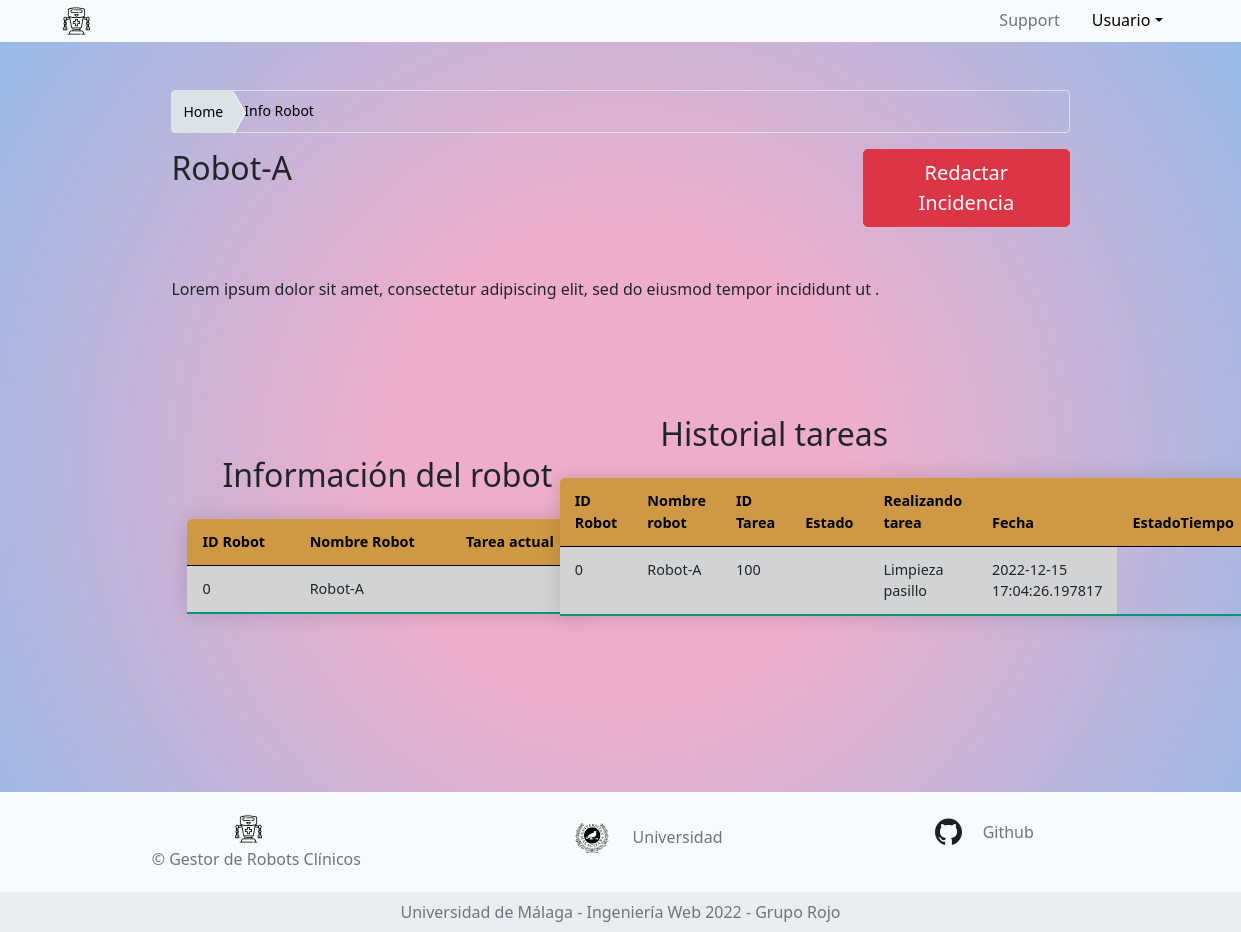
The page /asignarTareas/0 on the database as committed earlier.
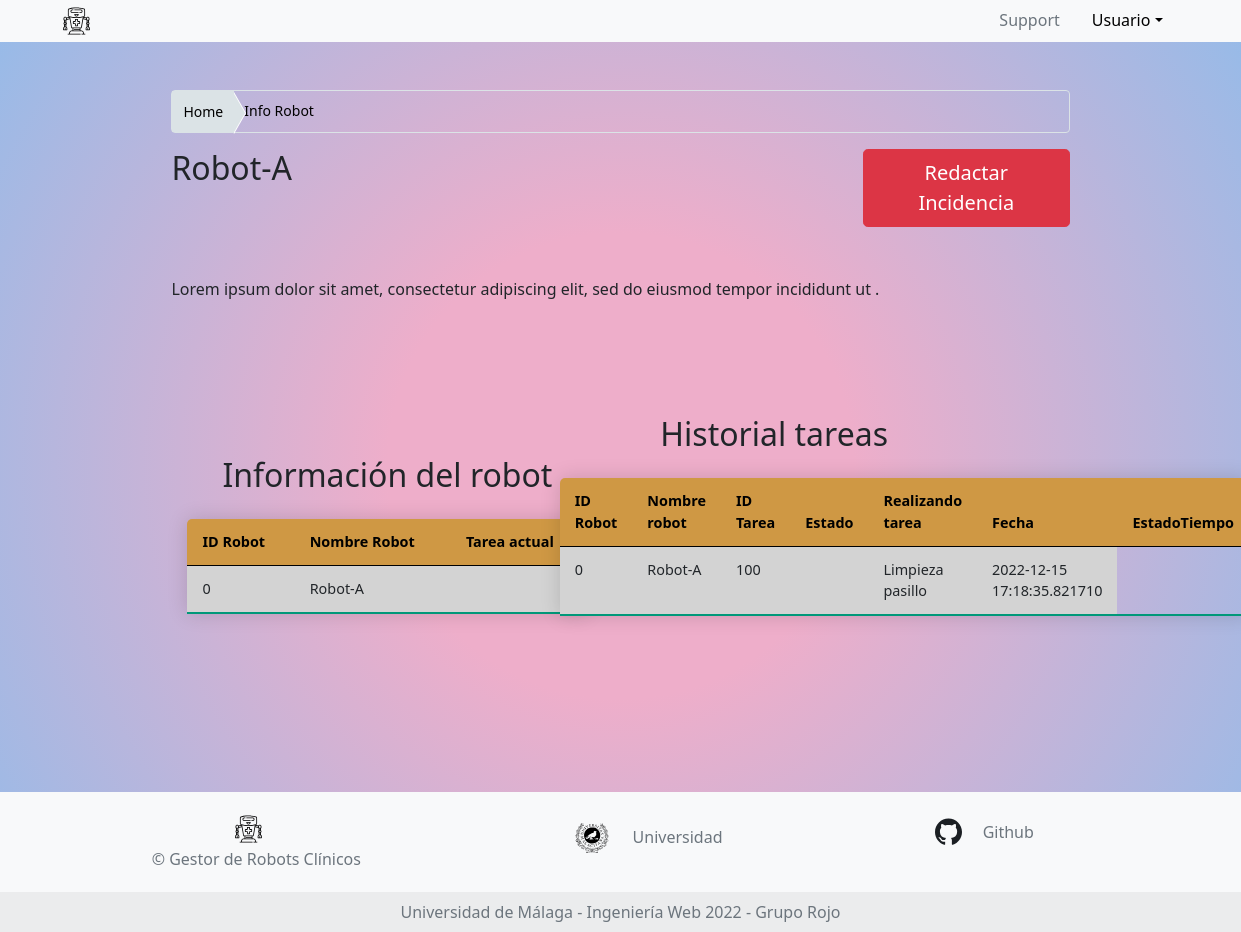
The same page on the database as committed later.
### app.py (models this page shows, shortened)
class Robots(db.Model):
    __tablename__ = 'Robots'
    id = db.Column(db.String(150), nullable=False, primary_key= True)
    name = db.Column(db.String(150), nullable=False)
    id_Tareas = db.Column(db.String(100), db.ForeignKey(Tareas.id))
    date = db.Column(db.DateTime, default=datetime.utcnow)
    estado = db.Column(db.String(150), nullable=True)

class Tabla_Medico(db.Model):
    __tablename__ = 'Tabla medico'
    id_robot = db.Column(db.String(150),db.ForeignKey(Robots.id))
    name_robot = db.Column(db.String(150),nullable=False, primary_key= True )
    id_Tareas = db.Column(db.String(100), db.ForeignKey(Tareas.id))
    estado = db.Column(db.String(150),nullable=False )
    tipoTarea = db.Column(db.String(150), nullable=False)
    date = db.Column(db.DateTime, default=datetime.utcnow)
    estado = db.Column(db.String(150), nullable=True)

### app.py (the view)
@app.route("/asignarTareas/<id>")
def asignar_tarea_robot(id):
    robot = db.session.query(Robots).get(id)
    acciones = db.session.query(Tabla_Medico).filter_by(name_robot=robot.name)
    return render_template('template_asignar_tarea.jinja', robot= robot, acciones = acciones)

### templates/template_asignar_tarea.jinja (shortened to what this page needs)
{% extends 'base.jinja' %}
{% block content %}
<body class="bg">
    <div class="main-container row p-5 mx-0 justify-content-center align-items-center align-self-center">
        <div class="row col-md-10 px-3">
            <nav aria-label="breadcrumb">
                <ol class="breadcrumb breadcrumb-custom">
                    <li class="breadcrumb-item"><a href="/doctor" data-abc="true">Home</a></li>
                    <li class="breadcrumb-item active" aria-current="page"><span>Info Robot</span></li>
                </ol>
            </nav>
        </div>
        <div class="row col-md-10 px-3">
            <div class="col-sm-9">
                <legend>
                    <h2>{{robot.name}}</h2>
                </legend>
            </div>
            <div class="col-sm-3"><button type="button" onclick="location.href='/doctor/formularioIncidencia'"
                    class="btn btn-danger btn-lg">Redactar Incidencia</button></div>
            <p class="padd">
                Lorem ipsum dolor sit amet, consectetur adipiscing elit, sed do eiusmod tempor incididunt ut
                .
            </p>
        </div>
        <div class="row col-md-10 px-3">
            <fieldset class="col-md-5 d-flex justify-content-left align-items-center">
                <form class="row px-3" method="POST" action="/upload" enctype="multipart/form-data">
                    <div>
                        <table class="table table-hover table-sortable">
                            <h2 class="text-center">Información del robot</h2>
                            <thead>
                                <tr>
                                    <th scope="col"> ID Robot </th>
                                    <th scope="col"> Nombre Robot </th>
                                    <th scope="col"> Tarea actual </th>
                                </tr>
                            </thead>
                            <tbody>
                                <tr>
                                    <td>{{robot.id}}</td>
                                    <td>{{robot.name}}</td>
                                    <td>{{robot.tipoTarea}}</td>
                                </tr>
                            </tbody>
                        </table>
                    </div>
                </form>
            </fieldset>
            <fieldset class="text-black col-md-6 px-3 bot">
                <form method="GET" class="mt-5 row">
                    <div>
                        <table class="table table-hover table-sortable">
                            <h2 class="text-center">Historial tareas</h2>
                            <thead>
                                <tr>
                                    <th scope="col">ID Robot</th>
                                    <th scope="col">Nombre robot</th>
                                    <th scope="col">ID Tarea</th>
                                    <th scope="col">Estado</th>
                                    <th scope="col">Realizando tarea</th>
                                    <th scope="col">Fecha</th>
                                    <th scope="col">EstadoTiempo</th>
                                </tr>
                            </thead>
                            <tbody>
                                {% for tablas in acciones %}
                                <tr>
                                    <td>{{tablas.id_robot}}</td>
                                    <td>{{tablas.name_robot}}</td>
                                    <td>{{tablas.id_Tareas}}</td>
                                    <td>{{tablas.realizando_tarea}}</td>
                                    <td>{{tablas.tipoTarea}}</td>
                                    <td>{{tablas.date}}</td>
                                </tr>
                                {% endfor %}
                            </tbody>
                        </table>
                    </div>
                </form>
            </fieldset>
        </div>
    </div>
    {% endblock %}

### templates/base.jinja (shortened to what this page needs)
<!doctype html>
<html>
    <head>
        <link href="https://cdn.jsdelivr.net/npm/bootstrap@5.0.2/dist/css/bootstrap.min.css" rel="stylesheet"
 />
        <link rel="stylesheet" type="text/css" href="../static/css/style.css" />
    </head>
<body class="bg">
    <header>
        <nav class="nav nav-pills bg-light">
            <div class="container">
                <div class="row justify-content-start">
                    <div class="col">
                        <ul class="nav justify-content-right">
                            <li><a class="navbar-brand"><img src="../static/images/robot_icon.svg" alt="Bootstrap" width="27"
                                        height="42"></a></li>
                        </ul>
                    </div>
                    <div class="col">
                        <ul class="nav justify-content-end">
                            <li><a href="#" class="nav-link disabled" tabindex="-1" aria-disabled="true">Support</a>
                            </li>
                            <li class="nav-item dropdown">
                                <a class="nav-link dropdown-toggle my_black" data-bs-toggle="dropdown" href="#" role="button"
                                    aria-expanded="false">Usuario</a>
                            </li>
                        </ul>
                    </div>
                </div>
            </div>
        </nav>
        {% block content %} {% endblock %}
    </header>
    <footer class="text-center text-lg-start bg-light text-muted fixed">
        <section class="" style="height: 100px">
            <div class="container text-center text-md-start mt-0.1 align-items-center" style="height: 100%">
                <div class="row mt-3 align-items-center" style="height: 100%">
                    <div class="col-md-3 col-lg-4 col-xl-3 mx-auto mb-4 align-items-center" style="height: 100%">
                        <div class="text-center p-3"><a class="navbar-brand" href="#"><img src="../static/images/robot_icon.svg"
                                    alt="Bootstrap" width="27" height="42"></a>
                            <h6 class="display-9">© Gestor de Robots Clínicos</h6>
                        </div>
                    </div>
                    <div class="col-md-2 col-lg-2 col-xl-2 mx-auto mb-4 align-items-center" style="height: 100%">
                        <div class="text-center p-3 align-items-center" style="height: 100%; width: 220px"><a class="navbar-brand" href="https://www.uma.es/"><img src="../static/images/UMA.svg" alt="Bootstrap"
                                    width="40" height="60"></a> Universidad
                        </div>
                    </div>
                    <div class="col-md-4 col-lg-3 col-xl-3 mx-auto mb-4 align-items-center" style="height: 100%">
                        <p class="text-center p-4 align-items-center">
                            <a class="navbar-brand" href="https://github.com/jesusaldanamartin/web_engineering">
                            <img src="../static/images/GitHub-Mark.svg" alt="Bootstrap" width="27"
                            height="30"></a> Github
                        </p>
                    </div>
                </div>
            </div>
        </section>
        <div class="text-center p-2" style="background-color: rgba(0, 0, 0, 0.05); height: 40px">
            Universidad de Málaga - Ingeniería Web 2022 - Grupo Rojo
        </div>
    </footer>
</body>
</html>

### static/css/style.css (style rules this page uses)
.btn { max-width: 100%; }
.bg { background: rgb(238,174,202); background: radial-gradient(circle, rgba(238,174,202,1) 30%, rgba(148,187,233,1) 100%); }
.my_black { color: rgb(0, 0, 0); }
.padd { padding-bottom: 50px; padding-top: 50px; }
.table { border-color: white; border-radius: 5px 5px 0 0; overflow: hidden; border-collapse: collapse; margin: 25px 0; font-size: 0.9em; min-width: 400px; box-shadow: 0 0 20px rgba(0, 0, 0, 0.15); }
.table thead tr { background-color: #cf9844; color: #000000; text-align: left; font-weight: bold; }
.table th, .table td { padding: 12px 15px; }
.table tbody tr { border-bottom: 1px solid #dddddd; }
.table tbody tr:nth-last-of-type(odd) { background-color: #d3d3d3; }
.table tbody tr:last-of-type { border-bottom: 2px solid #009879; }
.table-sortable th { cursor: pointer; }
.bot { padding-bottom: 2.3cm; }
.breadcrumb.breadcrumb-custom { padding: 0 0; border-color: #dbe3e6; }
.breadcrumb { border: 1px solid #f3f3f3; }
.breadcrumb { display: flex; flex-wrap: wrap; padding: 0.56rem 1.13rem; margin-bottom: 1rem; list-style: none; background-color: transparent; border-radius: 0.25rem; }
nav { display: block; }
.breadcrumb.breadcrumb-custom .breadcrumb-item { font-size: 0.875rem; background: #dbe3e6; padding: 0.56rem 10px; color: #000; display: inline-block; vertical-align: top; }
.breadcrumb.breadcrumb-custom .breadcrumb-item:before { content: ""; }
.breadcrumb.breadcrumb-custom .breadcrumb-item a { position: relative; color: inherit; border: 1px solid #dbe3e6; display: inline-block; vertical-align: top; }
.breadcrumb.breadcrumb-custom .breadcrumb-item a:before { right: -22px; z-index: 3; border-left-color: #dbe3e6; border-left-style: solid; border-left-width: 12px; }
.breadcrumb.breadcrumb-custom .breadcrumb-item a:after { border-top: 21px solid transparent; border-bottom: 22px solid transparent; border-left: 12px solid #ffffff; top: -9px; right: -23px; }
.breadcrumb.breadcrumb-custom .breadcrumb-item:last-child { background: transparent; }
.breadcrumb.breadcrumb-custom .breadcrumb-item a:before, .breadcrumb.breadcrumb-custom .breadcrumb-item a:after { position: absolute; top: -9px; width: 0; height: 0; content: ""; border-top: 21px solid transparent; border-bottom: 21px solid transparent; }
a:link { text-decoration:none; }
.breadcrumb-item + .breadcrumb-item::before { display: inline-block; padding-right: 0.5rem; color: #6c757d; content: "/"; }

Rows that differ between the two databases and show on the page:
removed Tabla_Medico: id_robot "0", name_robot "Robot-A", id_Tareas "100", tipoTarea "Limpieza pasillo", date "2022-12-15 17:04:26.197817"
added Tabla_Medico: id_robot "0", name_robot "Robot-A", id_Tareas "100", tipoTarea "Limpieza pasillo", date "2022-12-15 17:18:35.821710"
